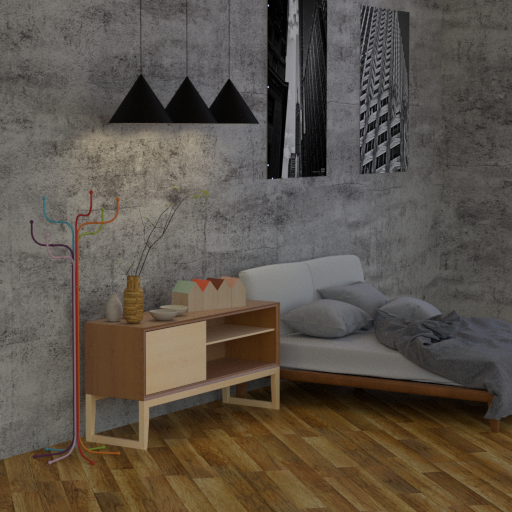
#> input picture book/figures/3/bedroom/input_Cam000.png, 512 x 512 px, found by its file name
$ jupyter execute --allow-errors Ex2.ipynb   (shell and % lines are left out)
#> lines starting #> are read from the running program, lines starting #| are printed output that depends on the picture
<h1>Table of Contents<span class="tocSkip"></span></h1>
<div class="toc"><ul class="toc-item"><li><span><a href="#Light-Field-Methods" data-toc-modified-id="Light-Field-Methods-2"><span class="toc-item-num">2&nbsp;&nbsp;</span>Light Field Methods</a></span><ul class="toc-item"><li><span><a href="#Reading-and-displaying-light-fields" data-toc-modified-id="Reading-and-displaying-light-fields-2.1"><span class="toc-item-num">2.1&nbsp;&nbsp;</span>Reading and displaying light fields</a></span><ul class="toc-item"><li><span><a href="#Get-light-field-data" data-toc-modified-id="Get-light-field-data-2.1.1"><span class="toc-item-num">2.1.1&nbsp;&nbsp;</span>Get light field data</a></span></li><li><span><a href="#Reading-the-light-field" data-toc-modified-id="Reading-the-light-field-2.1.2"><span class="toc-item-num">2.1.2&nbsp;&nbsp;</span>Reading the light field</a></span></li><li><span><a href="#Displaying-the-center-sub-aperture-image-(SAI)" data-toc-modified-id="Displaying-the-center-sub-aperture-image-(SAI)-2.1.3"><span class="toc-item-num">2.1.3&nbsp;&nbsp;</span>Displaying the center sub aperture image (SAI)</a></span></li><li><span><a href="#Display-different-SAIs" data-toc-modified-id="Display-different-SAIs-2.1.4"><span class="toc-item-num">2.1.4&nbsp;&nbsp;</span>Display different SAIs</a></span></li><li><span><a href="#Synthesize-a-full-aperture-image" data-toc-modified-id="Synthesize-a-full-aperture-image-2.1.5"><span class="toc-item-num">2.1.5&nbsp;&nbsp;</span>Synthesize a full aperture image</a></span></li></ul></li><li><span><a href="#Refocusing-with-light-fields" data-toc-modified-id="Refocusing-with-light-fields-2.2"><span class="toc-item-num">2.2&nbsp;&nbsp;</span>Refocusing with light fields</a></span></li><li><span><a href="#Mitsuba-plugin-for-light-field-camera" data-toc-modified-id="Mitsuba-plugin-for-light-field-camera-2.3"><span class="toc-item-num">2.3&nbsp;&nbsp;</span>Mitsuba plugin for light field camera</a></span></li><li><span><a href="#Schlieren-imaging" data-toc-modified-id="Schlieren-imaging-2.4"><span class="toc-item-num">2.4&nbsp;&nbsp;</span>Schlieren imaging</a></span><ul class="toc-item"><li><span><a href="#Quantitative-measurement-of-deflection-angles" data-toc-modified-id="Quantitative-measurement-of-deflection-angles-2.4.1"><span class="toc-item-num">2.4.1&nbsp;&nbsp;</span>Quantitative measurement of deflection angles</a></span></li><li><span><a href="#Mitsuba-plugin-for-schlieren-sensor" data-toc-modified-id="Mitsuba-plugin-for-schlieren-sensor-2.4.2"><span class="toc-item-num">2.4.2&nbsp;&nbsp;</span>Mitsuba plugin for schlieren sensor</a></span></li></ul></li><li><span><a href="#Light-field-displays" data-toc-modified-id="Light-field-displays-2.5"><span class="toc-item-num">2.5&nbsp;&nbsp;</span>Light field displays</a></span></li></ul></li></ul></div>

[cell 1]
from __future__ import print_function
from ipywidgets import interact, interactive, fixed, interact_manual
import ipywidgets as widgets
import numpy as np
import matplotlib.pyplot as plt
import cv2
import scipy.signal as sig
from scipy.integrate import simpson
from IPython.display import SVG, display, IFrame, HTML
book = False

# Light Field Methods

## Reading and displaying light fields

### Get light field data

Download the HCI light field dataset (see 'A dataset and evaluation methodology for depth estimation on 4D light fields' by Honauer et al.) from https://lightfield-analysis.uni-konstanz.de/

### Reading the light field

Read light field from the bedroom scene from the HCI dataset and convert it into a 4D-structure `lf(m,n,j,k)` with `(m,n)` denoting the spatial coordinates and `(j,k)` denoting the angular coordinates.

[cell 2]
path = 'figures/3/bedroom/'

tmp = cv2.cvtColor(np.uint8(255*plt.imread(f"{path}input_Cam000.png")), cv2.COLOR_RGB2GRAY)
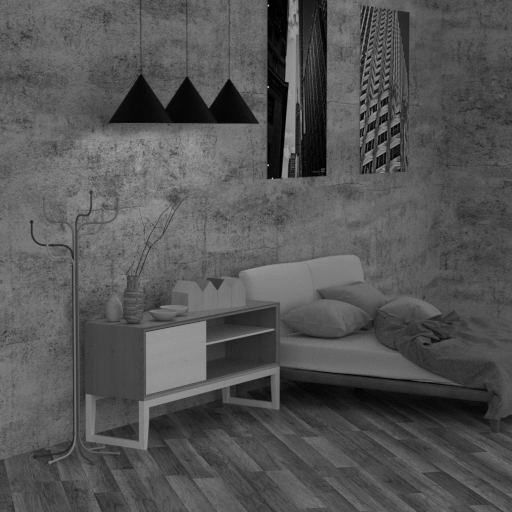
#> tmp: shape (512, 512); min 0, max 200, mean 84.6
lf = np.zeros((tmp.shape[0], tmp.shape[1], 9, 9), dtype = 'uint8')
#> (the rest of this cell did not finish here and is left out)

[cell 3]
def imshow(img, cmap=None):
#> called with cmap = 'gray'
    plt.close('all')
    plt.figure()
#> (this line was passed over: IPython is not available in this run)
    plt.imshow(img, cmap=cmap)
#> (this line was passed over: IPython is not available in this run)
    plt.show()

[cell 4]
def imshow2(img, cmap=None):
    #plt.close('all')
    #plt.figure()
    plt.clf()
    plt.imshow(img, cmap=cmap)
    #plt.show()

### Displaying the center sub aperture image (SAI)

Show center SAI for $\mathbf{j}=(4,4)^\intercal$:

[cell 5]
imshow(lf[:,:,4,4], cmap='gray')

### Display different SAIs

Visualize how the perspective changes when the horizontal angular coordinate is changed continuosly.

[cell 6]
plt.figure()
#> (this line was passed over: IPython is not available in this run)
interact(lambda j: imshow2(lf[:,:,4,j], cmap='gray'), j=widgets.IntSlider(min=0,max=8, step=1, value=4))
#> the sliders are set to j = 4

### Synthesize a full aperture image

Synthesize full aperture image, i.e., $g(\mathbf{m})=\sum\limits_{\mathbf{j}\in\Omega_\mathrm{a}} L(\mathbf{m},\mathbf{j})\,$:

[cell 7]
imshow(np.sum(np.sum(lf,axis=2),axis=2), cmap='gray')
